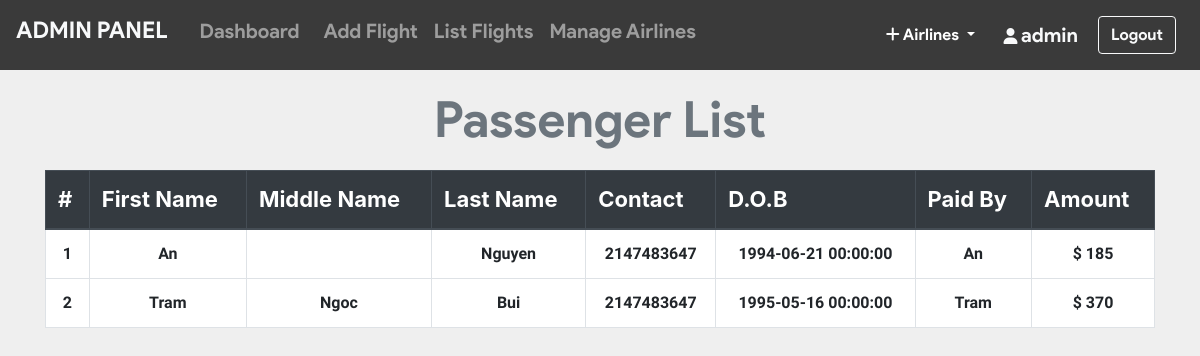
/admin/pass_list.php?flight_id=2 (signed in), run on the app's committed database.
### tables this page shows
CREATE TABLE `ticket` (
  `ticket_id` int(11) NOT NULL,
  `passenger_id` int(11) NOT NULL,
  `flight_id` int(11) NOT NULL,
  `user_id` int(11) NOT NULL,
  `seat_no` varchar(10) NOT NULL,
  `cost` int(11) NOT NULL,
  `class` varchar(3) NOT NULL
);

CREATE TABLE `passenger_profile` (
  `passenger_id` int(11) NOT NULL,
  `user_id` int(11) NOT NULL,
  `flight_id` int(11) NOT NULL,
  `mobile` varchar(110) NOT NULL,
  `dob` datetime NOT NULL,
  `f_name` varchar(20) DEFAULT NULL,
  `m_name` varchar(20) DEFAULT NULL,
  `l_name` varchar(20) DEFAULT NULL
);

CREATE TABLE `users` (
  `user_id` int(11) NOT NULL,
  `username` varchar(20) NOT NULL,
  `email` varchar(50) NOT NULL,
  `password` varchar(100) NOT NULL
);

CREATE TABLE `payment` (
  `card_no` varchar(16) NOT NULL,
  `user_id` int(11) NOT NULL,
  `flight_id` int(11) NOT NULL,
  `expire_date` varchar(5) DEFAULT NULL,
  `amount` int(11) NOT NULL
);

### admin/pass_list.php (the view, shortened to what this page needs)
<?php include_once 'header.php'; ?>
<?php include_once 'footer.php';
require '../helpers/init_conn_db.php';?>
    <main>
        <?php if(isset($_SESSION['adminId'])) { ?>
          <div class="container-md mt-2">
            <h1 class="display-4 text-center text-secondary"
              >Passenger List</h1>
            <table class="table table-bordered">
              <thead class="thead-dark">
                <tr>
                  <th>#</th>
                  <th scope="col">First Name</th>
                  <th scope="col">Middle Name</th>
                  <th scope="col">Last Name</th>
                  <th scope="col">Contact</th>
                  <th scope="col">D.O.B</th>
                  <th scope="col">Paid By</th>
                  <th scope="col">Amount</th>
                </tr>
              </thead>
              <tbody>
                <?php
                $cnt=1;
                $flight_id = $_GET['flight_id'];
                $sql_t = 'SELECT * FROM Ticket WHERE flight_id=?';
                $stmt_t = mysqli_stmt_init($conn);
                if(!mysqli_stmt_prepare($stmt_t,$sql_t)) {
                    header('Location: ticket.php?error=sqlerror');
                    exit();
                } else {
                    mysqli_stmt_bind_param($stmt_t,'i',$flight_id);
                    mysqli_stmt_execute($stmt_t);
                    $result_t = mysqli_stmt_get_result($stmt_t);
                    while($row_t = mysqli_fetch_assoc($result_t)) {
                      $sql = 'SELECT * FROM Passenger_profile WHERE passenger_id=?';
                      $stmt = mysqli_stmt_init($conn);
                      mysqli_stmt_prepare($stmt,$sql);
                      mysqli_stmt_bind_param($stmt,'i',$row_t['passenger_id']);
                      mysqli_stmt_execute($stmt);
                      $result = mysqli_stmt_get_result($stmt);
                      if ($row = mysqli_fetch_assoc($result)) {
                          $sql_p = 'SELECT * FROM PAYMENT WHERE flight_id=? AND user_id=?';
                          $stmt_p = mysqli_stmt_init($conn);
                          mysqli_stmt_prepare($stmt_p,$sql_p);
                          mysqli_stmt_bind_param($stmt_p,'ii',$flight_id,$row['user_id']);
                          mysqli_stmt_execute($stmt_p);
                          $result_p = mysqli_stmt_get_result($stmt_p);
                          if ($row_p = mysqli_fetch_assoc($result_p)) {
                            $sql_u = 'SELECT * FROM Users WHERE user_id=?';
                            $stmt_u = mysqli_stmt_init($conn);
                            mysqli_stmt_prepare($stmt_u,$sql_u);
                            mysqli_stmt_bind_param($stmt_u,'i',$row['user_id']);
                            mysqli_stmt_execute($stmt_u);
                            $result_u = mysqli_stmt_get_result($stmt_u);
                            if ($row_u = mysqli_fetch_assoc($result_u)) {
                              echo "
                              <tr class='text-center'>
                                <td>".$cnt."</td>
                                <td>".$row['f_name']."</td>
                                <td>".$row['m_name']."</td>
                                <td>".$row['l_name']."</td>
                                <td>".$row['mobile']."</td>
                                <td>".$row['dob']."</td>
                                <td scope='row'>".$row_u['username']."</td>
                                <td>$ ".$row_p['amount']."</td>
                              </tr>
                              ";
                            }
                          }
                      }
                      $cnt++; }
                      }
                ?>
              </tbody>
            </table>
          </div>
        <?php } ?>
    </main>

### admin/pass_list.php (style rules this page uses)
table { background-color: white; }
h1 { margin-top: 20px; margin-bottom: 20px; font-family: 'product sans'; font-size: 50px !important; font-weight: lighter; }
body { background-color: #efefef; }
th { font-size: 22px; }
td { margin-top: 10px !important; font-size: 16px; font-weight: bold; font-family: 'Assistant', sans-serif !important; }

### data on the page
ticket: passenger.f_name "An", passenger.l_name "Nguyen", passenger.mobile "2147483647", passenger.dob "1994-06-21 00:00:00", user.username "An", payment.amount "185"
ticket: passenger.f_name "Tram", passenger.m_name "Ngoc", passenger.l_name "Bui", passenger.mobile "2147483647", passenger.dob "1995-05-16 00:00:00", user.username "Tram", payment.amount "370"

### other printed values
$_SESSION['adminUname'] "admin"
